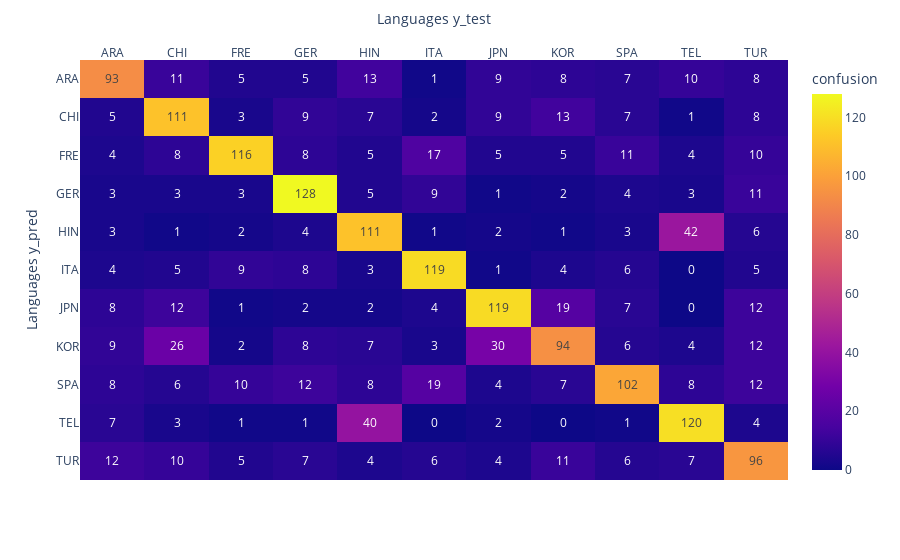

Source (notebook cell):
### Code cell
from sklearn.linear_model import LogisticRegression
from sklearn.model_selection import train_test_split

X = df['text_lemma'].values.tolist()
y = df['category'].values.tolist()

X_train, X_test, y_train, y_test = train_test_split(X, y, test_size=0.2, random_state=42)
logisticRegr = LogisticRegression()
tf_X_train = tf.transform(X_train)
tf_X_test = tf.transform(X_test)
logisticRegr.fit(tf_X_train, train_category)
logisticRegr_predict = logisticRegr.predict(tf_X_test)

print("Score logistic regression with TF-IDF after Lemmatization text :", logisticRegr.score(tf_X_test, test_category))
evaluation(test_category, logisticRegr_predict)

### Figure 1 — Plotly figure (JSON) as saved in the notebook; plotly's stock layout.template omitted (floating-point values rounded to 4 significant figures)
{"data": [{"coloraxis": "coloraxis", "hovertemplate": "Languages y_test: %{x}<br>Languages y_pred: %{y}<br>confusion: %{z}<extra></extra>", "name": "0", "texttemplate": "%{z}", "type": "heatmap", "x": ["ARA", "CHI", "FRE", "GER", "HIN", "ITA", "JPN", "KOR", "SPA", "TEL", "TUR"], "xaxis": "x", "y": ["ARA", "CHI", "FRE", "GER", "HIN", "ITA", "JPN", "KOR", "SPA", "TEL", "TUR"], "yaxis": "y", "z": [[93, 11, 5, 5, 13, 1, 9, 8, 7, 10, 8], [5, 111, 3, 9, 7, 2, 9, 13, 7, 1, 8], [4, 8, 116, 8, 5, 17, 5, 5, 11, 4, 10], [3, 3, 3, 128, 5, 9, 1, 2, 4, 3, 11], [3, 1, 2, 4, 111, 1, 2, 1, 3, 42, 6], [4, 5, 9, 8, 3, 119, 1, 4, 6, 0, 5], [8, 12, 1, 2, 2, 4, 119, 19, 7, 0, 12], [9, 26, 2, 8, 7, 3, 30, 94, 6, 4, 12], [8, 6, 10, 12, 8, 19, 4, 7, 102, 8, 12], [7, 3, 1, 1, 40, 0, 2, 0, 1, 120, 4], [12, 10, 5, 7, 4, 6, 4, 11, 6, 7, 96]]}], "layout": {"coloraxis": {"colorbar": {"title": {"text": "confusion"}}, "colorscale": [[0, "#0d0887"], [0.1111, "#46039f"], [0.2222, "#7201a8"], [0.3333, "#9c179e"], [0.4444, "#bd3786"], [0.5556, "#d8576b"], [0.6667, "#ed7953"], [0.7778, "#fb9f3a"], [0.8889, "#fdca26"], [1, "#f0f921"]]}, "margin": {"t": 60}, "xaxis": {"anchor": "y", "domain": [0, 1], "side": "top", "title": {"text": "Languages y_test"}}, "yaxis": {"anchor": "x", "autorange": "reversed", "domain": [0, 1], "title": {"text": "Languages y_pred"}}}}
